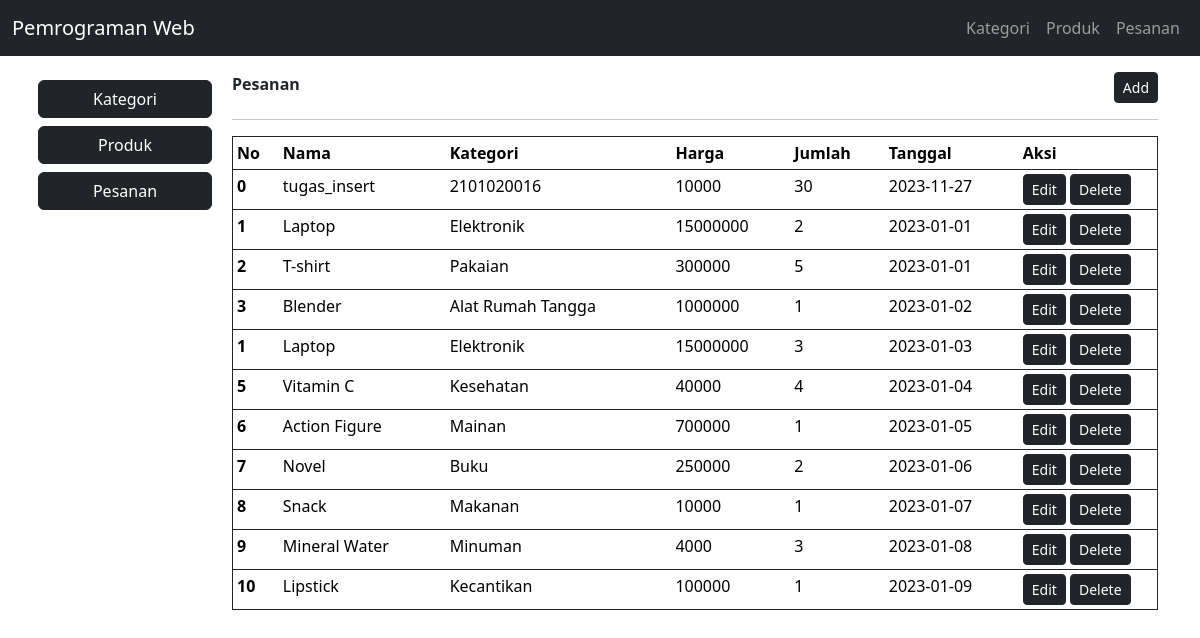
Screenshot of /2101020016_bagoespantera/admin/index.php?page=pesanan with the database file from the repository.
### tables this page shows
CREATE TABLE `detail_pesanan` (
  `id_detail_pesanan` int(11) NOT NULL,
  `jumlah` int(11) NOT NULL,
  `id_produk` int(11) NOT NULL,
  `id_pesanan` int(11) NOT NULL
);

CREATE TABLE `produk` (
  `id_produk` int(11) NOT NULL,
  `nama_produk` varchar(255) NOT NULL,
  `id_kategori` int(11) NOT NULL,
  `harga` int(11) DEFAULT NULL,
  `gambar` varchar(255) DEFAULT NULL
);

CREATE TABLE `kategori` (
  `id_kategori` int(11) NOT NULL,
  `nama_kategori` varchar(255) NOT NULL
);

CREATE TABLE `pesanan` (
  `id_pesanan` int(11) NOT NULL,
  `tanggal_pesanan` date NOT NULL
);

### 2101020016_bagoespantera/admin/pesanan.php (the view)
<div class="row justify-content-between">
    <div class="col-10"><b>Pesanan</b></div>
    <div class="col-2 d-flex justify-content-end align-items-end">
        <button class="btn btn-dark btn-sm">Add</button>
    </div>
</div>
<hr>
<table class="table table-sm border border-dark">
    <thead class="thead-dark">
        <tr>
            <th scope="col" width="5%">No</th>
            <th scope="col">Nama</th>
            <th scope="col">Kategori</th>
            <th scope="col">Harga</th>
            <th scope="col">Jumlah</th>
            <th scope="col">Tanggal</th>
            <th scope="col" width="15%">Aksi</th>
        </tr>
    </thead>
    <tbody>
        <?php
        $stmt = "SELECT * FROM detail_pesanan
        JOIN pesanan ON pesanan.id_pesanan = detail_pesanan.id_pesanan
        JOIN produk ON produk.id_produk = detail_pesanan.id_produk
        JOIN kategori ON kategori.id_kategori = produk.id_kategori";
        $datas = mysqli_query($conn, $stmt);
        while ($data = mysqli_fetch_array($datas)) {
        ?>
            <tr>
                <th scope="row"><?= $data['id_produk'] ?></th>
                <td><?= $data['nama_produk'] ?></td>
                <td><?= $data['nama_kategori'] ?></td>
                <td><?= $data['harga'] ?></td>
                <td><?= $data['jumlah'] ?></td>
                <td><?= $data['tanggal_pesanan'] ?></td>
                <td>
                    <button class="btn btn-dark btn-sm">Edit</button>
                    <a class="btn btn-dark btn-sm" href="index.php?page=pesanan-del&id=<?php echo $data['id_pesanan']; ?>">Delete</a>
                </td>
            </tr>
        <?php } ?>
  </tbody>
</table>

### rows the page displays
detail_pesanan: id_produk.id_produk "0", id_produk.nama_produk "tugas_insert", kategori.nama_kategori "2101020016", id_produk.harga "10000", jumlah "30", id_pesanan.tanggal_pesanan "2023-11-27"
detail_pesanan: id_produk.id_produk "1", id_produk.nama_produk "Laptop", kategori.nama_kategori "Elektronik", id_produk.harga "15000000", jumlah "2", id_pesanan.tanggal_pesanan "2023-01-01"
detail_pesanan: id_produk.id_produk "2", id_produk.nama_produk "T-shirt", kategori.nama_kategori "Pakaian", id_produk.harga "300000", jumlah "5", id_pesanan.tanggal_pesanan "2023-01-01"
detail_pesanan: id_produk.id_produk "3", id_produk.nama_produk "Blender", kategori.nama_kategori "Alat Rumah Tangga", id_produk.harga "1000000", jumlah "1", id_pesanan.tanggal_pesanan "2023-01-02"
detail_pesanan: id_produk.id_produk "1", id_produk.nama_produk "Laptop", kategori.nama_kategori "Elektronik", id_produk.harga "15000000", jumlah "3", id_pesanan.tanggal_pesanan "2023-01-03"
detail_pesanan: id_produk.id_produk "5", id_produk.nama_produk "Vitamin C", kategori.nama_kategori "Kesehatan", id_produk.harga "40000", jumlah "4", id_pesanan.tanggal_pesanan "2023-01-04"
detail_pesanan: id_produk.id_produk "6", id_produk.nama_produk "Action Figure", kategori.nama_kategori "Mainan", id_produk.harga "700000", jumlah "1", id_pesanan.tanggal_pesanan "2023-01-05"
detail_pesanan: id_produk.id_produk "7", id_produk.nama_produk "Novel", kategori.nama_kategori "Buku", id_produk.harga "250000", jumlah "2", id_pesanan.tanggal_pesanan "2023-01-06"
detail_pesanan: id_produk.id_produk "8", id_produk.nama_produk "Snack", kategori.nama_kategori "Makanan", id_produk.harga "10000", jumlah "1", id_pesanan.tanggal_pesanan "2023-01-07"
detail_pesanan: id_produk.id_produk "9", id_produk.nama_produk "Mineral Water", kategori.nama_kategori "Minuman", id_produk.harga "4000", jumlah "3", id_pesanan.tanggal_pesanan "2023-01-08"
detail_pesanan: id_produk.id_produk "10", id_produk.nama_produk "Lipstick", kategori.nama_kategori "Kecantikan", id_produk.harga "100000", jumlah "1", id_pesanan.tanggal_pesanan "2023-01-09"
